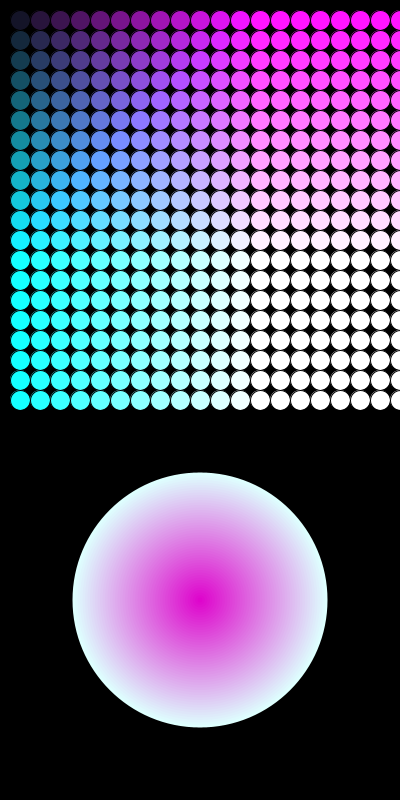
Frame 1 (no input)
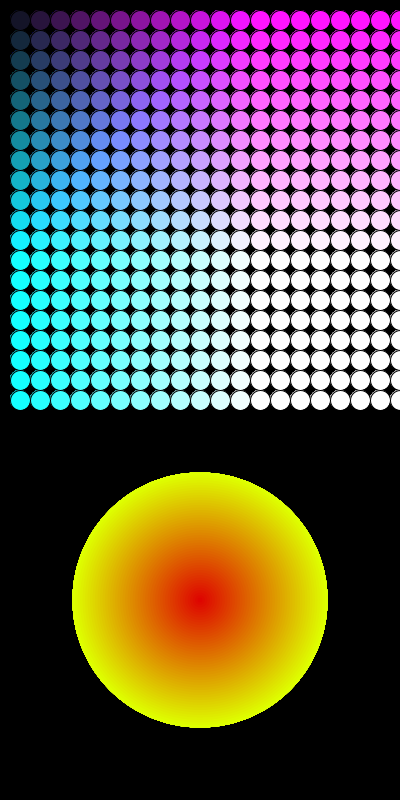
Frame 60 (the mouse pressed at the canvas centre just before this capture)
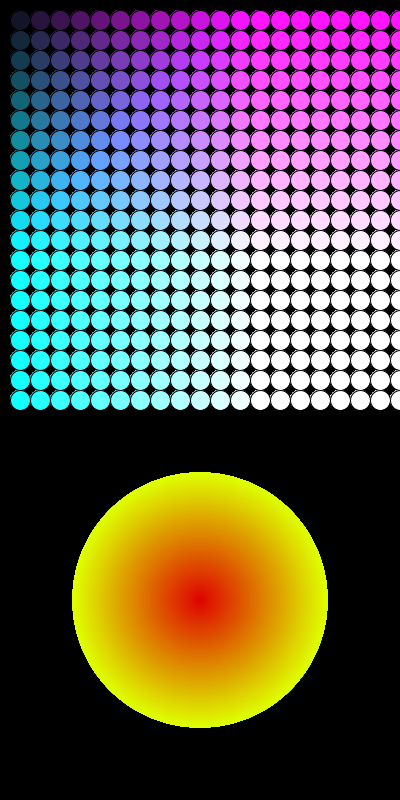
Frame 120 (the mouse held since frame 60 and released just before this capture)

The Processing sketch that drew these frames (run headless with seeded random() and noise(); from frame 60 on, the mouse is pressed at the canvas centre):

// Processing sketch: Exercise_7_VinayMeldrum
// ── Exercise_7_VinayMeldrum.pde
int x = 0;
int y = 0;
int z = 255;
void setup() {
  size (400, 800); 
  background(0);
}
void draw() {
  x= 0;
  y= 0;
  for (int k = 0; k<20; k++) {
    y+=20;

    x=0;
    for (int i = 0; i < width; i++) {
      x+=20;
      fill(x, y, x+y);
      stroke(0);
      ellipse(x, y, 20, 20);
    }
  }
  for (int i = 255; i > 0; i-=5) {
    noStroke();
    z--;
    fill(222, i, z);
    ellipse(200, 600, i, i);
  }
}
